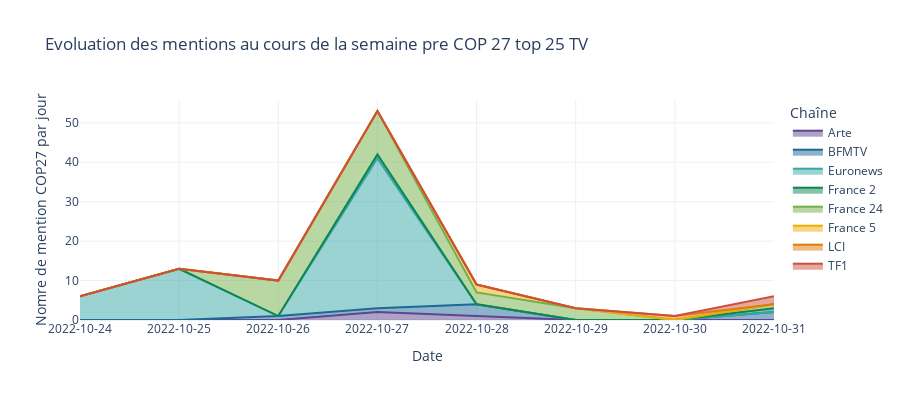

Notebook code cell kept with this figure:
### Markdown cell above
# Mention au cours du temps

### Code cell
data_top_25_tv = data[data.channel_name.isin(TOP_CHANNELS_TV)]
data_gb = data_top_25_tv.groupby(['channel_name', data_top_25_tv['date'].dt.date]).count()['text'].reset_index()
data_gb.columns = ['Chaîne', 'Date', 'Nombre de mention']
fig = px.area(
    data_gb,
    x = "Date", y = 'Nombre de mention',color = "Chaîne",
    category_orders={"TIME":data_gb["Date"].unique()},
    title = "Evoluation des mentions au cours de la semaine pre COP 27 top 25 TV", height = 400,
)
fig.update_layout( xaxis=dict(type="category", categoryorder='category ascending'),
                     yaxis_title='Nomre de mention COP27 par jour')
fig.show()

### Figure 1 — Plotly figure (JSON) as saved in the notebook; plotly's stock layout.template omitted (floating-point values rounded to 4 significant figures)
{"data": [{"fillpattern": {"shape": ""}, "hovertemplate": "Chaîne=Arte<br>Date=%{x}<br>Nombre de mention=%{y}<extra></extra>", "legendgroup": "Arte", "line": {"color": "rgb(95, 70, 144)"}, "marker": {"symbol": "circle"}, "mode": "lines", "name": "Arte", "orientation": "v", "showlegend": true, "stackgroup": "1", "type": "scatter", "x": ["2022-10-27", "2022-10-28"], "xaxis": "x", "y": [2, 1], "yaxis": "y"}, {"fillpattern": {"shape": ""}, "hovertemplate": "Chaîne=BFMTV<br>Date=%{x}<br>Nombre de mention=%{y}<extra></extra>", "legendgroup": "BFMTV", "line": {"color": "rgb(29, 105, 150)"}, "marker": {"symbol": "circle"}, "mode": "lines", "name": "BFMTV", "orientation": "v", "showlegend": true, "stackgroup": "1", "type": "scatter", "x": ["2022-10-26", "2022-10-27", "2022-10-28", "2022-10-31"], "xaxis": "x", "y": [1, 1, 3, 2], "yaxis": "y"}, {"fillpattern": {"shape": ""}, "hovertemplate": "Chaîne=Euronews<br>Date=%{x}<br>Nombre de mention=%{y}<extra></extra>", "legendgroup": "Euronews", "line": {"color": "rgb(56, 166, 165)"}, "marker": {"symbol": "circle"}, "mode": "lines", "name": "Euronews", "orientation": "v", "showlegend": true, "stackgroup": "1", "type": "scatter", "x": ["2022-10-24", "2022-10-25", "2022-10-27"], "xaxis": "x", "y": [6, 13, 38], "yaxis": "y"}, {"fillpattern": {"shape": ""}, "hovertemplate": "Chaîne=France 2<br>Date=%{x}<br>Nombre de mention=%{y}<extra></extra>", "legendgroup": "France 2", "line": {"color": "rgb(15, 133, 84)"}, "marker": {"symbol": "circle"}, "mode": "lines", "name": "France 2", "orientation": "v", "showlegend": true, "stackgroup": "1", "type": "scatter", "x": ["2022-10-27", "2022-10-31"], "xaxis": "x", "y": [1, 1], "yaxis": "y"}, {"fillpattern": {"shape": ""}, "hovertemplate": "Chaîne=France 24<br>Date=%{x}<br>Nombre de mention=%{y}<extra></extra>", "legendgroup": "France 24", "line": {"color": "rgb(115, 175, 72)"}, "marker": {"symbol": "circle"}, "mode": "lines", "name": "France 24", "orientation": "v", "showlegend": true, "stackgroup": "1", "type": "scatter", "x": ["2022-10-26", "2022-10-27", "2022-10-28", "2022-10-29", "2022-10-31"], "xaxis": "x", "y": [9, 11, 3, 3, 1], "yaxis": "y"}, {"fillpattern": {"shape": ""}, "hovertemplate": "Chaîne=France 5<br>Date=%{x}<br>Nombre de mention=%{y}<extra></extra>", "legendgroup": "France 5", "line": {"color": "rgb(237, 173, 8)"}, "marker": {"symbol": "circle"}, "mode": "lines", "name": "France 5", "orientation": "v", "showlegend": true, "stackgroup": "1", "type": "scatter", "x": ["2022-10-28"], "xaxis": "x", "y": [2], "yaxis": "y"}, {"fillpattern": {"shape": ""}, "hovertemplate": "Chaîne=LCI<br>Date=%{x}<br>Nombre de mention=%{y}<extra></extra>", "legendgroup": "LCI", "line": {"color": "rgb(225, 124, 5)"}, "marker": {"symbol": "circle"}, "mode": "lines", "name": "LCI", "orientation": "v", "showlegend": true, "stackgroup": "1", "type": "scatter", "x": ["2022-10-30"], "xaxis": "x", "y": [1], "yaxis": "y"}, {"fillpattern": {"shape": ""}, "hovertemplate": "Chaîne=TF1<br>Date=%{x}<br>Nombre de mention=%{y}<extra></extra>", "legendgroup": "TF1", "line": {"color": "rgb(204, 80, 62)"}, "marker": {"symbol": "circle"}, "mode": "lines", "name": "TF1", "orientation": "v", "showlegend": true, "stackgroup": "1", "type": "scatter", "x": ["2022-10-31"], "xaxis": "x", "y": [2], "yaxis": "y"}], "layout": {"height": 400, "legend": {"title": {"text": "Chaîne"}, "tracegroupgap": 0}, "title": {"text": "Evoluation des mentions au cours de la semaine pre COP 27 top 25 TV"}, "xaxis": {"anchor": "y", "categoryorder": "category ascending", "domain": [0, 1], "title": {"text": "Date"}, "type": "category"}, "yaxis": {"anchor": "x", "domain": [0, 1], "title": {"text": "Nomre de mention COP27 par jour"}}}}
